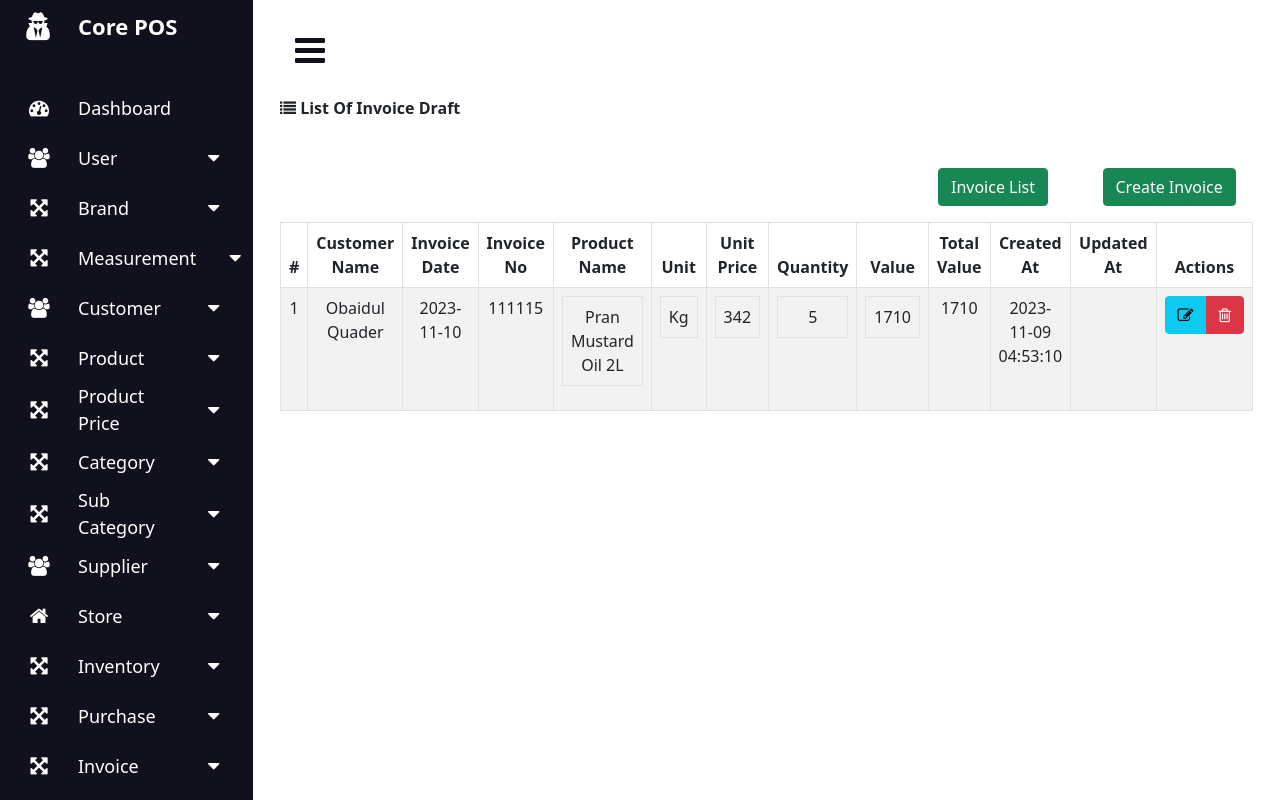
The app's page /index.php?page=invoice_draft_list (signed in) with its own data.
### tables this page shows
CREATE TABLE `draft_invoice` (
  `id` int(11) NOT NULL,
  `customer_name` int(100) NOT NULL,
  `invoice_date` varchar(255) NOT NULL,
  `invoice_no` varchar(255) NOT NULL,
  `total_value` varchar(250) NOT NULL,
  `created_at` timestamp NOT NULL DEFAULT current_timestamp(),
  `updated_at` timestamp NULL DEFAULT NULL ON UPDATE current_timestamp()
);

CREATE TABLE `customers` (
  `id` int(11) NOT NULL,
  `name` varchar(255) NOT NULL,
  `phone` varchar(11) NOT NULL,
  `email` varchar(255) NOT NULL,
  `address` varchar(255) NOT NULL,
  `gender` varchar(100) NOT NULL,
  `status` varchar(50) NOT NULL,
  `created_at` timestamp NOT NULL DEFAULT current_timestamp(),
  `updated_at` timestamp NULL DEFAULT NULL ON UPDATE current_timestamp()
);

CREATE TABLE `draft_invoice_details` (
  `id` int(11) NOT NULL,
  `customer_id` int(100) NOT NULL,
  `invoice_no` varchar(255) NOT NULL,
  `product_id` int(100) NOT NULL,
  `unit_id` varchar(255) NOT NULL,
  `price` int(100) NOT NULL,
  `quantity` int(100) NOT NULL,
  `value` varchar(255) NOT NULL,
  `created_at` timestamp NOT NULL DEFAULT current_timestamp(),
  `updated_at` timestamp NULL DEFAULT NULL ON UPDATE current_timestamp()
);

CREATE TABLE `products` (
  `id` int(11) NOT NULL,
  `name` varchar(255) NOT NULL,
  `brand_id` bigint(50) NOT NULL,
  `barcode` bigint(50) NOT NULL,
  `category_id` bigint(50) NOT NULL,
  `subcategory_id` bigint(50) NOT NULL,
  `product_image` varchar(5000) NOT NULL,
  `measure_purchase_id` bigint(50) NOT NULL,
  `measure_sale_id` bigint(50) NOT NULL,
  `status` varchar(50) NOT NULL,
  `created_at` timestamp NOT NULL DEFAULT current_timestamp(),
  `updated_at` timestamp NULL DEFAULT NULL ON UPDATE current_timestamp()
);

### invoice_draft_list.php (the view, shortened to what this page needs)
<?php
$conn = mysqli_connect("localhost","root","","core_pos");
?>
<?php
 $customer = "SELECT i.id,i.customer_name,i.invoice_date,i.invoice_no,i.total_value,i.created_at,i.updated_at,c.name AS customer_name, c.id
FROM draft_invoice AS i
INNER JOIN customers AS c ON i.customer_name = c.id;";
$result = $conn->query($customer);
$multi_join = "SELECT idd.id AS invoice_det_id, idd.customer_id, idd.product_id, idd.unit_id, idd.price, idd.quantity, idd.value, idd.invoice_no AS invoice_det_no, pd.id AS product_id, pd.name AS product_name
FROM draft_invoice_details AS idd
INNER JOIN draft_invoice AS iv ON iv.invoice_no = idd.invoice_no
INNER JOIN products AS pd ON pd.id = idd.product_id
WHERE iv.customer_name = idd.customer_id";
$join_data = $conn->query($multi_join);
?>
<div class="row">
    <div class="col-md-12">
      <div class="panel panel-default">
      <div class="panel-heading">
          <strong>
            <span><i class="fa fa-list" aria-hidden="true"></i></span>
            <span>List Of Invoice Draft</span>
         </strong>
        </div>
      <div class="row mt-5">
                  <div class="col-sm-8"></div>
                  <div class="col-sm-2">
                  <div class="col-lg-12 col-md-12 col-xl-12 text-right mb-3">
                    <a href="index.php?page=invoice_list" class="btn btn-success float-right">Invoice List</a>
                  </div>
                  </div>
                  <div class="col-sm-2">
                  <div class="col-lg-12 col-md-12 col-xl-12 text-right mb-3">
                    <a href="index.php?page=add_invoice" class="btn btn-success float-right">Create Invoice</a>
                  </div>
                  </div>
                </div>
        <div class="panel-body">
          <table class="table table-bordered table-striped">
            <thead>
              <tr>
                <th class="text-center" style="width: 50px;">#</th>
                <th class="text-center"> Customer Name</th>
                <th class="text-center"> Invoice Date</th>
                <th class="text-center"> Invoice No</th>
                <th class="text-center"> Product Name</th>
                <th class="text-center"> Unit</th>
                <th class="text-center"> Unit Price</th>
                <th class="text-center"> Quantity</th>
                <th class="text-center"> Value</th>
                <th class="text-center"> Total Value</th>
                <th class="text-center"> Created At </th>
                <th class="text-center"> Updated At </th>
                <th class="text-center" style="width: 100px;"> Actions </th>
              </tr>
            </thead>
            <tbody>
              <tr>
                <?php $n=1; foreach($result as $row): ?>
                <td class="text-center"><?php echo $n++; ?></td>
                <td class="text-center"><?php echo ($row['customer_name']); ?></td>
                <td class="text-center"><?php echo ($row['invoice_date']); ?> </td>
                <td class="text-center"><?php echo ($row['invoice_no']); ?>  </td>
                <td class="text-center">
                    <table class="table table-bordered">
                  <?php foreach($join_data as $product): ?>
                    <?php if($row['invoice_no'] === $product['invoice_det_no']): ?>
                    <tr><td><?php echo ($product['product_name']); ?></td></tr>
                    <?php endif; ?>
                    <?php endforeach;?>
                    </table>
                </td>
                <td class="text-center">
                    <table class="table table-bordered">
                  <?php foreach($join_data as $product): ?>
                    <?php if($row['invoice_no'] === $product['invoice_det_no']): ?>
                    <tr><td><?php echo ($product['unit_id']); ?></td></tr>
                    <?php endif; ?>
                    <?php endforeach;?>
                    </table>
                </td>
                <td class="text-center">
                <table class="table table-bordered">
                  <?php foreach($join_data as $product): ?>
                    <?php if($row['invoice_no'] === $product['invoice_det_no']): ?>
                    <tr><td><?php echo ($product['price']); ?></td></tr>
                    <?php endif; ?>
                    <?php endforeach;?>
                    </table>
               </td>
                <td class="text-center">
                <table class="table table-bordered">
                  <?php foreach($join_data as $product): ?>
                    <?php if($row['invoice_no'] === $product['invoice_det_no']): ?>
                    <tr><td><?php echo ($product['quantity']); ?></td></tr>
                    <?php endif; ?>
                    <?php endforeach;?>
                    </table>
                </td>
                <td class="text-center">
                <table class="table table-bordered">
                  <?php foreach($join_data as $product): ?>
                    <?php if($row['invoice_no'] === $product['invoice_det_no']): ?>
                    <tr><td><?php echo ($product['value']); ?></td></tr>
                    <?php endif; ?>
                    <?php endforeach;?>
                    </table>
                </td>
                <td class="text-center"><?php echo ($row['total_value']); ?> </td>
                <td class="text-center"> <?php echo ($row['created_at']); ?></td>
                <td class="text-center"> <?php echo ($row['updated_at']); ?></td>
                <td class="text-center">
                  <div class="btn-group">
                    <a href="index.php?page=edit_invoice_draft&invoice_no=<?php echo (int)$row['invoice_no'];?>" class="btn btn-info btn-xs"  title="Edit" data-toggle="tooltip">
                      <span ><i class="fa fa-pencil-square-o" aria-hidden="true"></i></span>
                    </a>
                    <a href="index.php?page=delete_invoice_draft&invoice_no=<?php echo (int)$row['invoice_no'];?>" class="btn btn-danger btn-xs"  title="Delete" data-toggle="tooltip">
                      <span><i class="fa fa-trash-o" aria-hidden="true"></i></span>
                    </a>
                  </div>
                </td>
              </tr>
              <?php endforeach;?>
            </tbody>
        </div>
      </div>
    </div>
  </div>

### styles.css (style rules this page uses)
* { margin: 0; padding: 0; box-sizing: border-box; }

### records on screen
draft_invoice: customers.name "Obaidul Quader", invoice_date "2023-11-10", invoice_no "111115", total_value "1710", created_at "2023-11-09 04:53:10"
draft_invoice_details: product.name "Pran Mustard Oil 2L", unit "Kg", price "342", quantity "5", value "1710"
